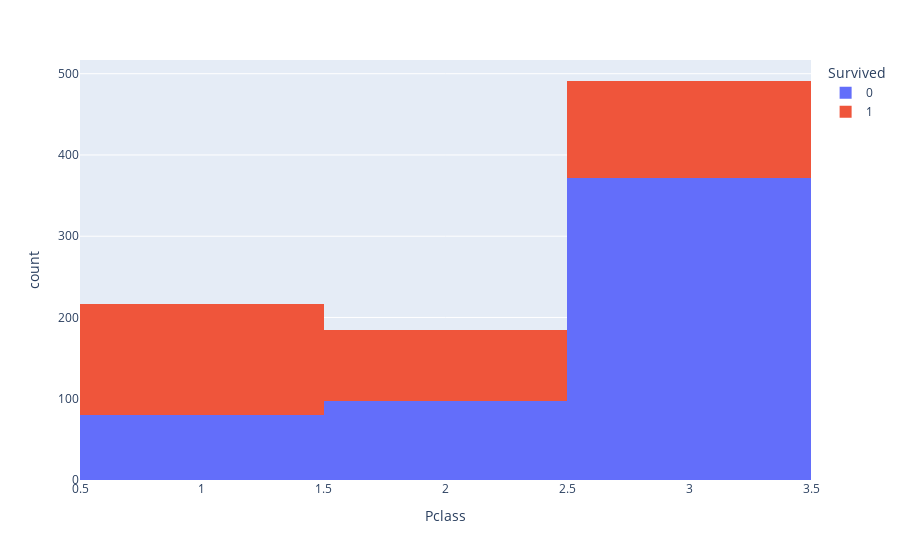

Notebook code for this chart:
### Code cell
px.histogram(train,x="Pclass",color="Survived")

### Figure 1 — Plotly figure (JSON) as saved in the notebook; plotly's stock layout.template omitted (floating-point values rounded to 4 significant figures; data arrays with more than 128 entries replaced by an {"elided": "..."} marker saying what was removed)
{"data": [{"alignmentgroup": "True", "bingroup": "x", "hovertemplate": "Survived=0<br>Pclass=%{x}<br>count=%{y}<extra></extra>", "legendgroup": "0", "marker": {"color": "#636efa", "pattern": {"shape": ""}}, "name": "0", "offsetgroup": "0", "orientation": "v", "showlegend": true, "type": "histogram", "x": {"elided": "549 int values"}, "xaxis": "x", "yaxis": "y"}, {"alignmentgroup": "True", "bingroup": "x", "hovertemplate": "Survived=1<br>Pclass=%{x}<br>count=%{y}<extra></extra>", "legendgroup": "1", "marker": {"color": "#EF553B", "pattern": {"shape": ""}}, "name": "1", "offsetgroup": "1", "orientation": "v", "showlegend": true, "type": "histogram", "x": {"elided": "342 int values"}, "xaxis": "x", "yaxis": "y"}], "layout": {"barmode": "relative", "legend": {"title": {"text": "Survived"}, "tracegroupgap": 0}, "margin": {"t": 60}, "xaxis": {"anchor": "y", "domain": [0, 1], "title": {"text": "Pclass"}}, "yaxis": {"anchor": "x", "domain": [0, 1], "title": {"text": "count"}}}}
